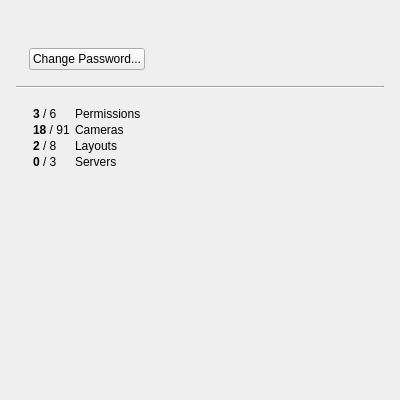
<?xml version="1.0" encoding="UTF-8"?>
<ui version="4.0">
 <class>UserProfileWidget</class>
 <widget class="QWidget" name="UserProfileWidget">
  <property name="geometry">
   <rect>
    <x>0</x>
    <y>0</y>
    <width>400</width>
    <height>400</height>
   </rect>
  </property>
  <layout class="QVBoxLayout" name="verticalLayout_4" stretch="0,0,1">
   <property name="spacing">
    <number>0</number>
   </property>
   <property name="leftMargin">
    <number>0</number>
   </property>
   <property name="topMargin">
    <number>0</number>
   </property>
   <property name="rightMargin">
    <number>0</number>
   </property>
   <property name="bottomMargin">
    <number>0</number>
   </property>
   <item>
    <widget class="QStackedWidget" name="stackedWidget">
     <property name="currentIndex">
      <number>0</number>
     </property>
     <widget class="QWidget" name="localUserPage">
      <layout class="QVBoxLayout" name="verticalLayout">
       <property name="spacing">
        <number>8</number>
       </property>
       <property name="leftMargin">
        <number>16</number>
       </property>
       <property name="topMargin">
        <number>16</number>
       </property>
       <property name="rightMargin">
        <number>16</number>
       </property>
       <property name="bottomMargin">
        <number>0</number>
       </property>
       <item>
        <widget class="QnInputField" name="loginInputField" native="true"/>
       </item>
       <item>
        <widget class="QnInputField" name="nameInputField" native="true"/>
       </item>
       <item>
        <widget class="QnInputField" name="emailInputField" native="true"/>
       </item>
       <item>
        <widget class="QWidget" name="changePasswordWidget" native="true">
         <layout class="QHBoxLayout" name="horizontalLayout">
          <property name="leftMargin">
           <number>0</number>
          </property>
          <property name="topMargin">
           <number>8</number>
          </property>
          <property name="rightMargin">
           <number>0</number>
          </property>
          <property name="bottomMargin">
           <number>8</number>
          </property>
          <item>
           <widget class="QLabel" name="changePasswordSpacerLabel"/>
          </item>
          <item>
           <widget class="QPushButton" name="changePasswordButton">
            <property name="sizePolicy">
             <sizepolicy hsizetype="Fixed" vsizetype="Fixed">
              <horstretch>0</horstretch>
              <verstretch>0</verstretch>
             </sizepolicy>
            </property>
            <property name="text">
             <string>Change Password...</string>
            </property>
           </widget>
          </item>
          <item>
           <spacer name="horizontalSpacer">
            <property name="orientation">
             <enum>Qt::Horizontal</enum>
            </property>
            <property name="sizeHint" stdset="0">
             <size>
              <width>40</width>
              <height>20</height>
             </size>
            </property>
           </spacer>
          </item>
         </layout>
        </widget>
       </item>
       <item>
        <widget class="Line" name="line">
         <property name="orientation">
          <enum>Qt::Horizontal</enum>
         </property>
        </widget>
       </item>
      </layout>
     </widget>
     <widget class="QWidget" name="cloudUserPage">
      <layout class="QVBoxLayout" name="verticalLayout_2">
       <property name="spacing">
        <number>0</number>
       </property>
       <property name="leftMargin">
        <number>0</number>
       </property>
       <property name="topMargin">
        <number>0</number>
       </property>
       <property name="rightMargin">
        <number>0</number>
       </property>
       <property name="bottomMargin">
        <number>8</number>
       </property>
       <item>
        <widget class="QnCloudUserPanelWidget" name="cloudPanelWidget" native="true"/>
       </item>
       <item>
        <widget class="Line" name="line_2">
         <property name="frameShadow">
          <enum>QFrame::Plain</enum>
         </property>
         <property name="orientation">
          <enum>Qt::Horizontal</enum>
         </property>
        </widget>
       </item>
      </layout>
     </widget>
    </widget>
   </item>
   <item>
    <widget class="QWidget" name="widget" native="true">
     <layout class="QVBoxLayout" name="verticalLayout_3">
      <property name="spacing">
       <number>8</number>
      </property>
      <property name="leftMargin">
       <number>16</number>
      </property>
      <property name="topMargin">
       <number>8</number>
      </property>
      <property name="rightMargin">
       <number>16</number>
      </property>
      <property name="bottomMargin">
       <number>0</number>
      </property>
      <item>
       <widget class="QnInputField" name="groupInputField" native="true"/>
      </item>
      <item>
       <layout class="QHBoxLayout" name="permissionsLayouyt">
        <item>
         <widget class="QLabel" name="permissionsSpacerLabel"/>
        </item>
        <item>
         <widget class="QLabel" name="permissionsLabel">
          <property name="text">
           <string notr="true">&lt;table&gt;
&lt;tr&gt;&lt;td&gt;&lt;b&gt;3&lt;/b&gt; / 6&lt;/td&gt;&lt;td&gt;&lt;/td&gt;&lt;td&gt;Permissions&lt;/td&gt;&lt;/tr&gt;
&lt;tr&gt;&lt;td&gt;&lt;b&gt;18&lt;/b&gt; / 91&lt;/td&gt;&lt;td&gt;&lt;/td&gt;&lt;td&gt;Cameras&lt;/td&gt;&lt;/tr&gt;
&lt;tr&gt;&lt;td&gt;&lt;b&gt;2&lt;/b&gt; / 8&lt;/td&gt;&lt;td&gt;&lt;/td&gt;&lt;td&gt;Layouts&lt;/td&gt;&lt;/tr&gt;
&lt;tr&gt;&lt;td&gt;&lt;b&gt;0&lt;/b&gt; / 3&lt;/td&gt;&lt;td&gt;&lt;/td&gt;&lt;td&gt;Servers&lt;/td&gt;&lt;/tr&gt;
&lt;/table&gt;</string>
          </property>
          <property name="textFormat">
           <enum>Qt::RichText</enum>
          </property>
         </widget>
        </item>
        <item>
         <spacer name="horizontalSpacer_2">
          <property name="orientation">
           <enum>Qt::Horizontal</enum>
          </property>
          <property name="sizeHint" stdset="0">
           <size>
            <width>40</width>
            <height>20</height>
           </size>
          </property>
         </spacer>
        </item>
       </layout>
      </item>
     </layout>
    </widget>
   </item>
   <item>
    <spacer name="verticalSpacer">
     <property name="orientation">
      <enum>Qt::Vertical</enum>
     </property>
     <property name="sizeHint" stdset="0">
      <size>
       <width>20</width>
       <height>40</height>
      </size>
     </property>
    </spacer>
   </item>
  </layout>
 </widget>
 <customwidgets>
  <customwidget>
   <class>QnInputField</class>
   <extends>QWidget</extends>
   <header location="global">ui/widgets/common/input_field.h</header>
   <container>1</container>
  </customwidget>
  <customwidget>
   <class>QnCloudUserPanelWidget</class>
   <extends>QWidget</extends>
   <header location="global">ui/widgets/properties/cloud_user_panel_widget.h</header>
   <container>1</container>
  </customwidget>
 </customwidgets>
 <resources/>
 <connections/>
</ui>
